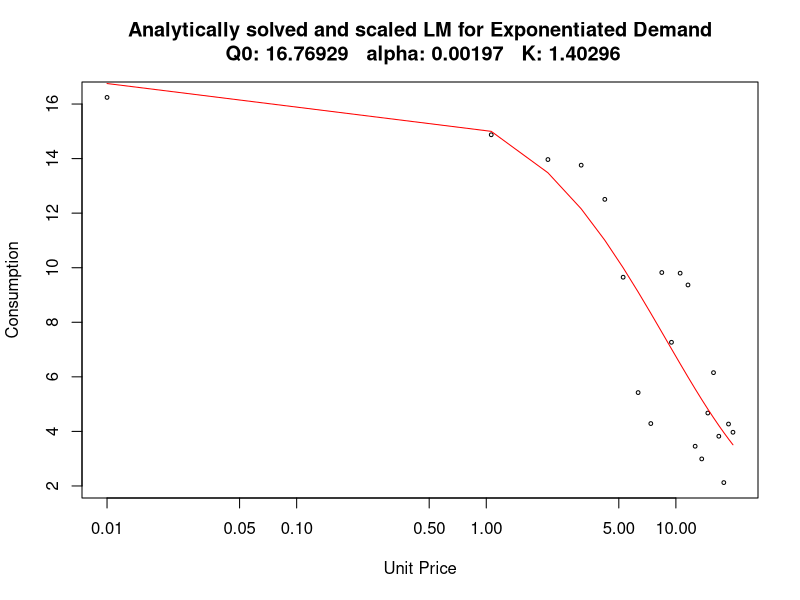

The R script that drew this image:
###
#
#   Shawn Gilroy
#   06/04/2017
#
#   GPLv2+
#
#   Proofs for solving exponentiated demand model via analytic gradient
#   
#   Requires: minpack.lm
#
#   Purposes:
#   1) Simulates demand model, with noise for testing with various conditions (enable seed to disable)
#   2) Manually specify out analytic derivatives and hand build jacobian matrix
#   3) Scale individual, low-level errors for e-3,4 parameters
#
###

set.seed(65536)      #  <---- Seed here

require(minpack.lm)

###
#  
#   Demand Function (Exponentiated out form)
#
###
exponentiatedDemandFunc <- function(x, q0, alpha, k) 
{
  func <- expression(q0 * 10^(k * (exp(-alpha * q0 * x) - 1)))
  eval(func)
}

###
#  
#   Jacobian of the demand function (Exponentiated out form)
#
###
exponentiatedGradient <- function(x, q0, alpha, k) 
{
  func <- expression(q0 * 10^(k * (exp(-alpha * q0 * x) - 1)))
  c(eval(D(func, "q0")), 
    eval(D(func, "alpha" )),
    eval(D(func, "k"  )))
}

###
#  
#   Residual helper function
#
###
exponentiatedResidualFunc <- function(params, x, consumption, demandFunction, jacobianFunction)
{
  consumption - do.call("demandFunction", c(list(x = x), as.list(params)))
}

###
#  
#   Jacobian helper function
#
###
exponentiatedJacobianMatrix <- function(params, x, consumption, demandFunction, jacobianFunction) 
{
  -do.call("jacobianFunction", c(list(x = x), as.list(params)))
}  

# Simulated price points
pricePoints <- seq(0.01, 
                   20, 
                   length=20)

# Simulated base parameters
seedParams <- c(q0 = 8, 
                alpha = 0.006, 
                k = 1)

# Fitted base model
demandWithNoise <- do.call("exponentiatedDemandFunc", 
                           c(list(x = pricePoints), 
                           as.list(seedParams)))

# Fitted base model, with noise for simulation
simulatedConsumption <- demandWithNoise + rnorm(length(demandWithNoise), mean = demandWithNoise, sd = 0.2 * max(demandWithNoise))

# nls starting parameters (vague)
startingParameters <- c(q0 = 10, alpha = 0.001, k = 1)

# non-linear LM fitting
#
#   Comments: refer to diag = c(...)
#   This vector applies a scaling constant to the residual function
#   This should even the load for parameters 2-3+ orders away from the others
#   Example: alpha parameter generally 3-4 orders away from highest other parameter
#   
#   Note: diag is not a permanent fix, this is an oddly behaving function and may need tweaking 
#   in certain, more extreme cases
#
fit <- nls.lm(par = startingParameters, 
              fn = exponentiatedResidualFunc, 
              jac = exponentiatedJacobianMatrix,
              demandFunction = exponentiatedDemandFunc, 
              jacobianFunction = exponentiatedGradient,
              x = pricePoints, 
              consumption = simulatedConsumption, 
              control = nls.lm.control(maxiter = 1000,
                                       diag = c(q0 = 1, alpha = 1000, k = 1)))

# Map fitted params to base model
fittedDemand <- do.call("exponentiatedDemandFunc", 
                        c(list(x = pricePoints), 
                        fit$par))  

# Plot out simulated data with fit
plot(pricePoints, 
     simulatedConsumption, 
     cex = 0.5,
     log = "x",
     xlab = "Unit Price",
     ylab = "Consumption",
     main = paste("Analytically solved and scaled LM for Exponentiated Demand\n", 
                  "Q0:", round(fit$par[1], 5),
                  "  alpha:", round(fit$par[2], 5),
                  "  K:", round(fit$par[3], 5),
                  sep = " "))

# draw out fitted solution
lines(pricePoints, fittedDemand, col="red", lwd=1)   
